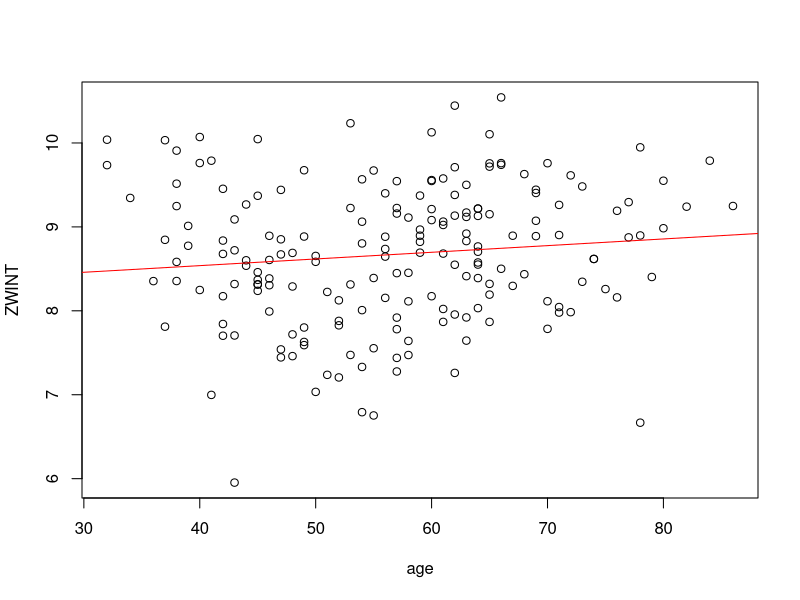
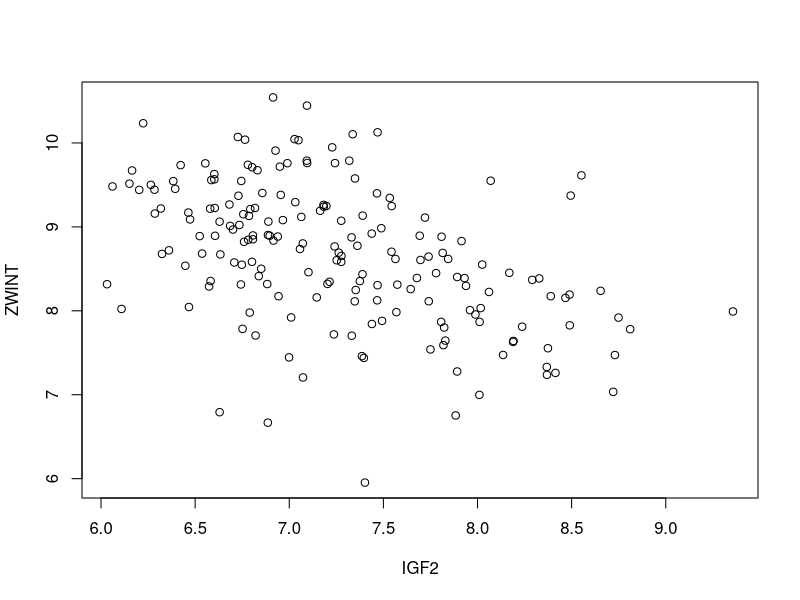
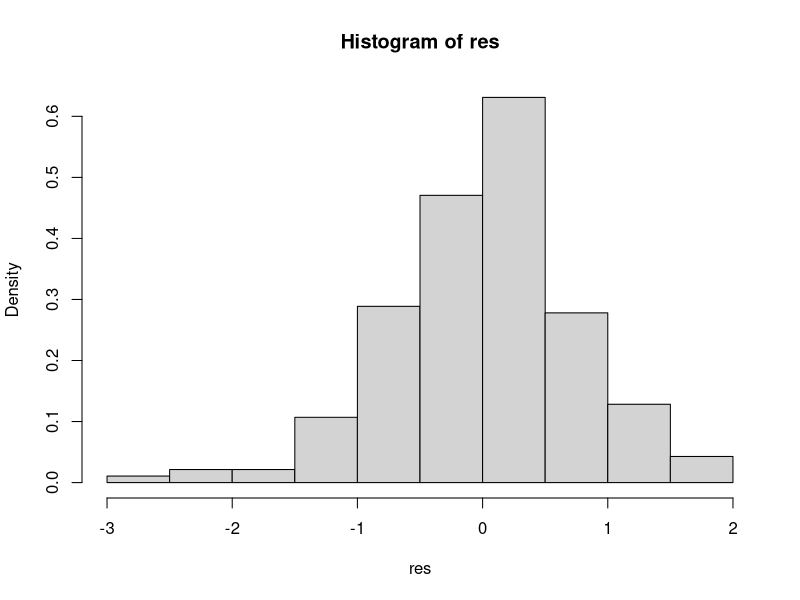
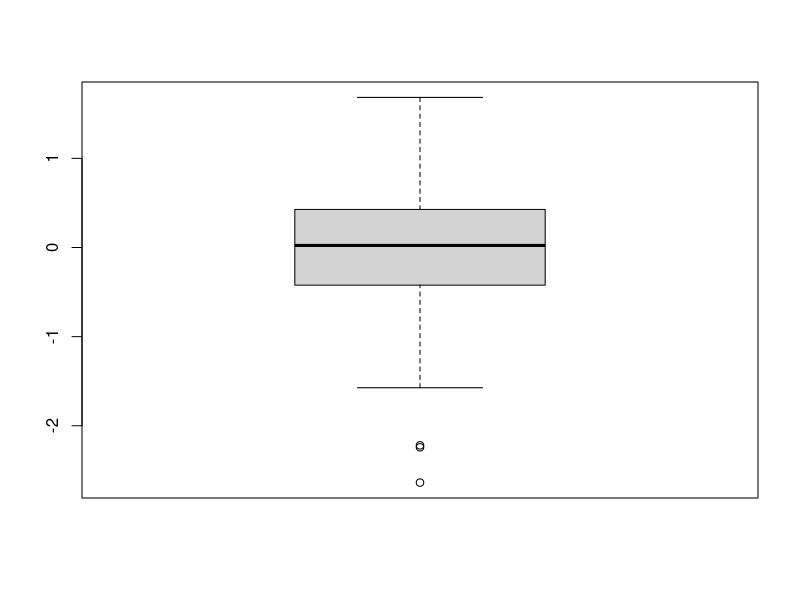
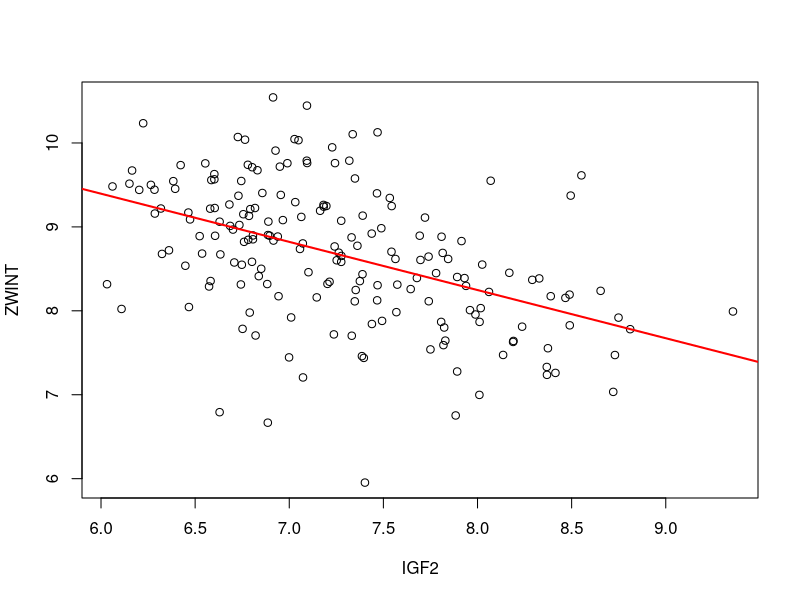
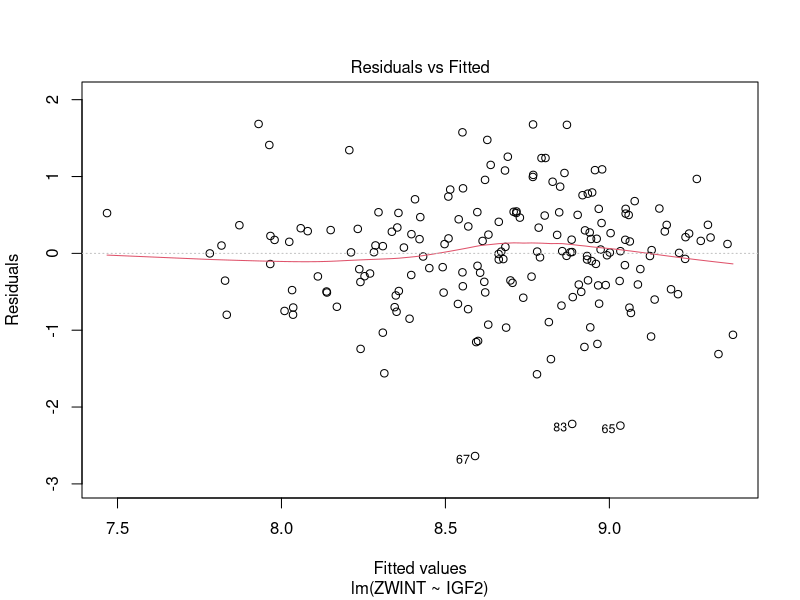
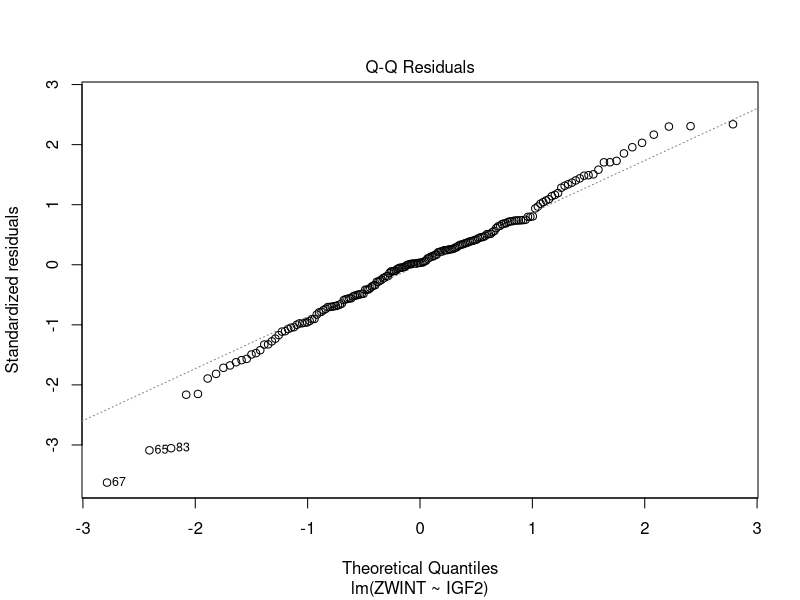
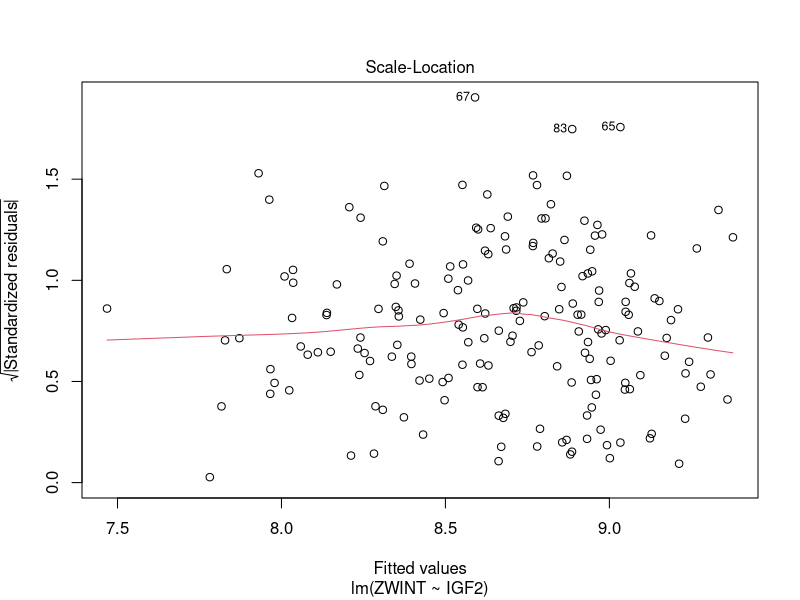

Recreate these plots in R, in order.
####### LEZIONE VI 8 giugno
#######

##################################
# REGRESSIONE LINEARE
# Dataset DATASET

dati<-read.csv2("DATASET.csv", header=T)
attach(dati)

# Domanda: esiste una relazione (lineare) tra il livello di 
# proteina ZWINT e l'età del paziente?

## PASSO 1: scatterplot dei dati campionari

plot(age, ZWINT)
abline(lm(ZWINT~age), col="red")
# sembra esistere un blando andamento di aumento dei valori
# di ZWINT all'aumentare dei valori di età, quindi procediamo
# con l'analisi di una possibile relazione lineare tra 
# le due variabili


## PASSO 2: calcolo e test per il coefficiente di 
# correlazione lineare

cor.test(age, ZWINT)
# il valore del coefficiente campionario r viene restituito
# eseguendo il test (cor è il valore di r)
# rho è il coefficiente di correlazione lineare
# della popolazione

# H0: rho = 0 
# H1: rho != 0
# non rifiutiamo l'ipotesi nulla di assenza di correlazione
# lineare tra age e ZWINT, quindi non ha senso cercare
# una relazione lineare tra le due variabili

# Domanda: esiste una relazione (lineare) tra il livello di proteina ZWINT
# e IGF2?

plot(IGF2, ZWINT)

cor.test(ZWINT, IGF2)
# p-value < 0.0001, procediamo con l'analisi di regressione lineare
# cor=-0.4653218, discreto

## PASSO 3: stima dei coefficienti della retta di regressione
# e loro significatività

# plot(ZWINT~IGF2)
model<-lm(ZWINT~IGF2)
# lm(y ~ x) le variabili sono in ordine!
# lm, linear model, ha come argomento variabile_dipendente~
# variabile_indipendente
summary(model) # per visualizzare gli elementi principali
# dell'output

# Test t per il coefficiente angolare beta_1
# H0: beta_1 = 0  
# H1: beta_1 != 0
# il p-value dovrebbe essere <0.05 per affermare che esista
# una relazione lineare tra le due variabili

# Test t per l'intercetta beta_0
# H0: beta_0 = 0
# H1: beta_0 != 0
# se il p-value dell'intercetta è >0.05 si rielabora
# un modello senza l'intercetta


## PASSO 4: analisi del coefficiente di determinazione R2 e dei
# residui

# R2 dev'essere il più possibile vicino a 1 e i residui devono avere 
# media nulla. Se la taglia del campione è piccola dovrebbero anche
# avere una distribuzione normale e omoschedasticità, ovvero
# varianza uguale per ogni valore della x, per poter valutare la significatività
# dei coefficienti e calcolare l'intervallo di confidenza

res<-residuals(model)
# assegniamo i residui del modello al vettore res

mean(res)
hist(res, freq=F)
shapiro.test(res)

str(model)
model$coefficients
boxplot(model$residuals) # boxplot dei residui

confint(model)
# calcolo degli intervalli di confidenza per 
# i parametri


# Se lo scatterplot è ancora aperto si può rappresentare 
# su di esso la retta di regressione stimata
plot(IGF2,ZWINT)
abline(model, col="red", lwd=2)

plot(model)


## PASSO 5: previsione
# Vogliamo calcolare l'intervallo di previsione per valori di
# IGF2 esterni al range (superiori)

range(IGF2)

newdata<-data.frame(IGF2=seq(9.4,10,0.1))
predict(model,newdata,interval="predict")



